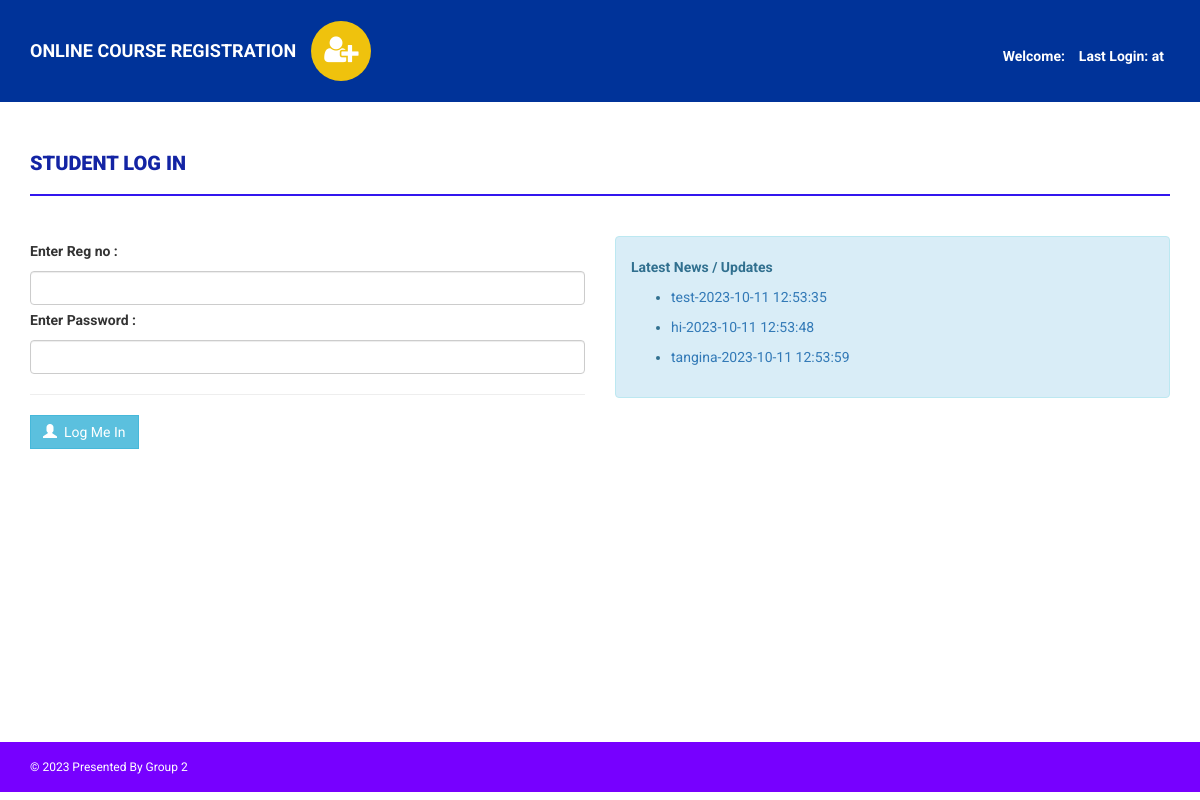
/onlinecourse/index.php, run on the app's committed database.
### tables this page shows
CREATE TABLE `news` (
  `id` int(11) NOT NULL,
  `newstitle` varchar(255) DEFAULT NULL,
  `newsDescription` mediumtext DEFAULT NULL,
  `postingDate` timestamp NULL DEFAULT current_timestamp()
);

### onlinecourse/index.php (the view, shortened to what this page needs)
<!DOCTYPE html>
<html xmlns="http://www.w3.org/1999/xhtml">
<head>
    <link href="assets/css/bootstrap.css" rel="stylesheet" />
    <link href="assets/css/font-awesome.css" rel="stylesheet" />
    <link href="assets/css/style.css" rel="stylesheet" />
</head>
<body>
    <?php include('includes/header.php'); ?>
    <div class="content-wrapper">
        <div class="container">
            <div class="row">
                <div class="col-md-12">
                    <h4 class="page-head-line">Student Log In </h4>
                </div>
            </div>
            <form name="admin" method="post">
                <div class="row">
                    <div class="col-md-6">
                        <label>Enter Reg no : </label>
                        <input type="text" name="regno" class="form-control" />
                        <label>Enter Password : </label>
                        <input type="password" name="password" class="form-control" />
                        <hr />
                        <button type="submit" name="submit" class="btn btn-info"><span class="glyphicon glyphicon-user"></span> &nbsp;Log Me In </button>&nbsp;
                    </div>
            </form>
            <div class="col-md-6">
                <div class="alert alert-info">
                    <strong> Latest News / Updates</strong>
                    <marquee direction='up' scrollamount="2" onmouseover="this.stop();" onmouseout="this.start();">
                        <ul>
                            <?php
                            $sql = mysqli_query($con, "select * from news");
                            while ($row = mysqli_fetch_array($sql)) {
                            ?>
                                <li>
                                    <a href="news-details.php?nid=<?php echo htmlentities($row['id']); ?>"><?php echo htmlentities($row['newstitle']); ?>-<?php echo htmlentities($row['postingDate']); ?></a>
                                </li>
                            <?php } ?>
                        </ul>
                    </marquee>
                </div>
            </div>
        </div>
    </div>
    <?php include('includes/footer.php'); ?>
</body>
</html>

### onlinecourse/assets/css/style.css (style rules this page uses)
body { font-family: "Roboto", sans-serif; line-height: 30px; }
.content-wrapper { margin-top: 40px; min-height: 600px; padding-bottom: 60px; }
.page-head-line { font-weight: 900; padding-bottom: 20px; border-bottom: 2px solid #3216ee; text-transform: uppercase; color: #1324a4; font-size: 20px; margin-bottom: 40px; }
.btn { border-radius: 0px; -webkit-border-radius: 0px; -moz-border-radius: 0px; }

### data on the page
news: newstitle "test", postingDate "2023-10-11 12:53:35"
news: newstitle "hi", postingDate "2023-10-11 12:53:48"
news: newstitle "tangina", postingDate "2023-10-11 12:53:59"
